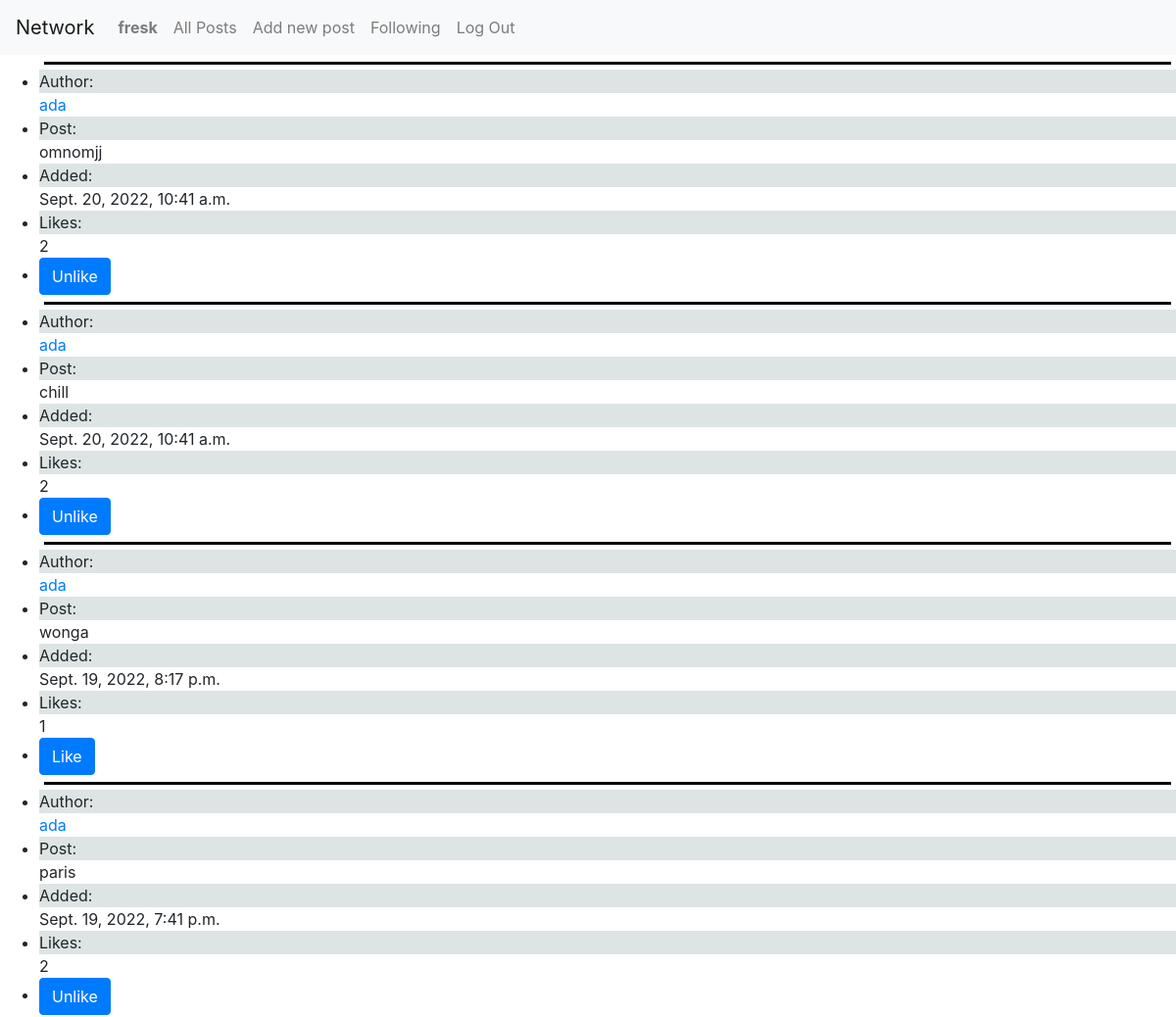
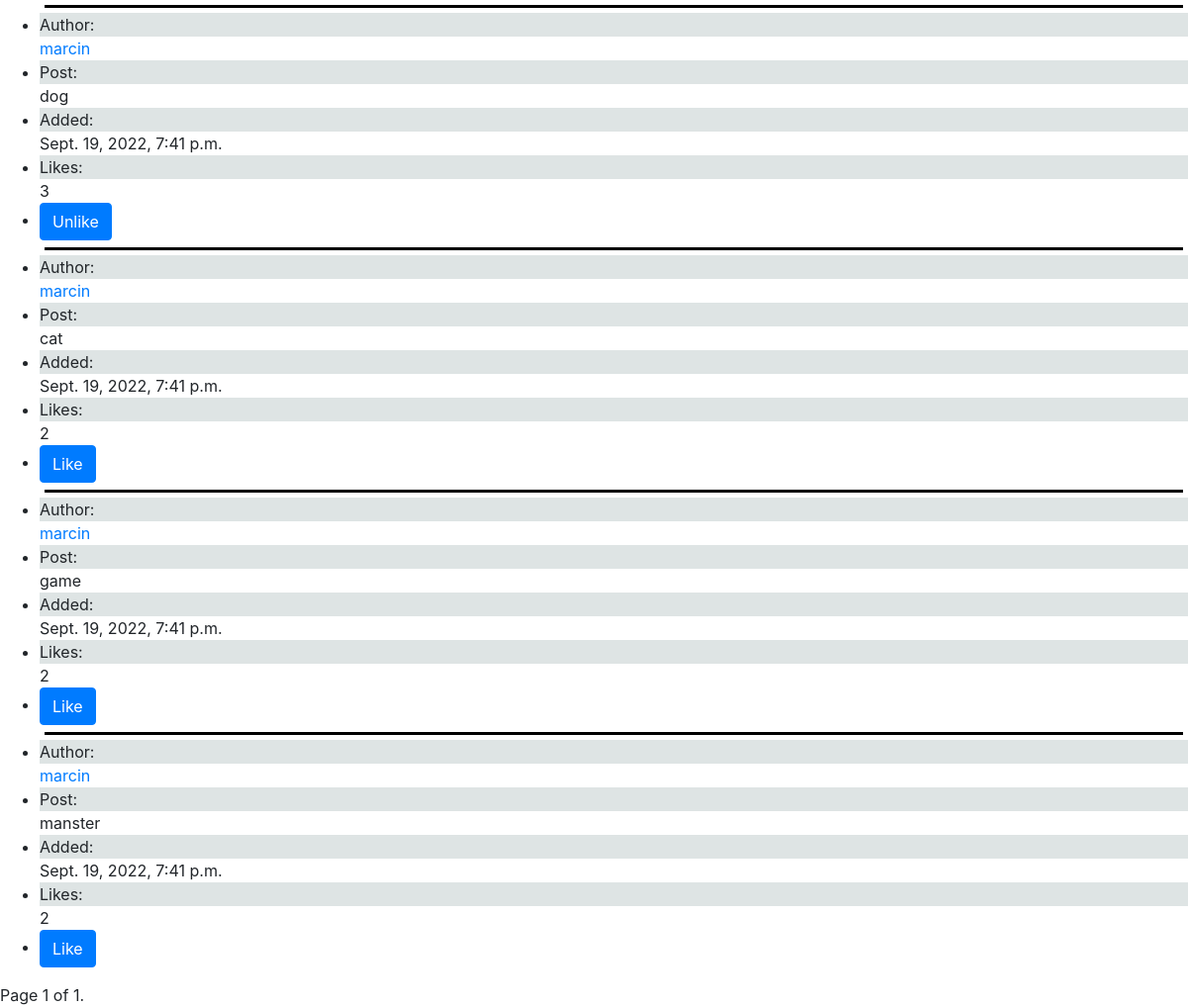
Page /following (signed in) on the committed database (2 pictures, top to bottom).
### network/models.py (models this page shows, shortened)
class User(AbstractUser):
    followers_number = models.IntegerField(default=0)
    following_number = models.IntegerField(default=0)
    followers = models.ManyToManyField("self", blank=True, symmetrical=False, related_name="u_followers")
    following = models.ManyToManyField("self", blank=True,  symmetrical=False, related_name="u_following")

class New_post(models.Model):
    poster = models.ForeignKey(User, on_delete=models.CASCADE, related_name="poster")
    post = models.TextField(max_length=500)
    date = models.DateTimeField(auto_now_add=True)
    likes = models.IntegerField(default=0)
    u_likes = models.ManyToManyField(User, blank=True, related_name="u_likes")

### network/views.py (the view)
# urls.py: path("following", views.following, name="following"),
def following(request):
    user = request.user
    posts_id = []
    for id in user.following.all():
        posts_id.append(id.id)
    posts = list(reversed(New_post.objects.all().filter(poster__in=posts_id)))
    paginator = Paginator(posts, 10)
    page_number = request.GET.get('page')
    page_obj = paginator.get_page(page_number)
    return render(request, "network/following.html", {
        "page_obj": page_obj,
        "page_number": page_number
    })

### network/templates/network/following.html (shortened to what this page needs)
{% extends "network/layout.html" %}
{% block body %}
<ul id="page{{ page_obj.number }}">
    {% for post in page_obj %}
        <div class="line"></div>
        <div>
            <li>
                <div class="grey">Author:</div>
                <a href="{% url 'profile' post.poster.id %}">{{ post.poster }}</a>
            </li>
            <div class="post" id="post_{{ post.id }}">
                <li>
                    <div class="grey">Post:</div><div id="hid_{{ post.id }}">{{ post.post }}</div>
                </li>
            </div>
            <li><div class="grey">Added:</div>{{ post.date }}</li>
            <li><div class="grey">Likes:</div><div id="likes_{{ post.id }}">{{ post.likes }}</li></div>
            {% if user.is_authenticated %}
            <div>
                <li>
                    {% if user in post.u_likes.all %}
                    <button class="btn btn-primary" id="like_{{ post.id }}">Unlike</button>
                    {% else %}
                    <button class="btn btn-primary" id="like_{{ post.id }}">Like</button>
                    {% endif %}
                </li>
            </div>
            {% endif %}
            {% empty %}
            <li>No current posts</li>
        </div>
        {% endfor %}
</ul>
    <div class="pagination">
        <span class="step-links">
            <span class="current">
                Page {{ page_obj.number }} of {{ page_obj.paginator.num_pages }}.
            </span>
        </span>
    </div>
{% endblock %}

### network/templates/network/layout.html (shortened to what this page needs)
{% load static %}
<!DOCTYPE html>
<html lang="en">
    <head>
        <link rel="stylesheet" href="https://stackpath.bootstrapcdn.com/bootstrap/4.4.1/css/bootstrap.min.css">
        <link href="{% static 'network/styles.css' %}" rel="stylesheet">
    </head>
    <body>
        <nav class="navbar navbar-expand-lg navbar-light bg-light">
            <a class="navbar-brand" href="#">Network</a>
            <div>
              <ul class="navbar-nav mr-auto">
                {% if user.is_authenticated %}
                    <li class="nav-item">
                        <a class="nav-link" href="{% url 'profile' user.id %}"><strong>{{ user.username }}</strong></a>
                    </li>
                {% endif %}
                <li class="nav-item">
                  <a class="nav-link" href="{% url 'index' %}">All Posts</a>
                </li>
                {% if user.is_authenticated %}
                    <li class="nav-item">
                        <a class="nav-link" href="{% url 'new_post' %}">Add new post</a>
                    </li>
                    <li class="nav-item">
                        <a class="nav-link" href="{% url 'following' %}">Following</a>
                    </li>
                    <li class="nav-item">
                        <a class="nav-link" href="{% url 'logout' %}">Log Out</a>
                    </li>
                {% endif %}
              </ul>
            </div>
          </nav>
        <div class="body">
            {% block body %}
            {% endblock %}
        </div>
    </body>
</html>

### network/static/network/styles.css (style rules this page uses)
.line { border-bottom: 3px solid black; height: 5px; margin: 5px; }
.grey { background-color: rgba(210, 218, 218, 0.733); }

### rows in the picture
User: username "fresk"
New_post: poster "ada", post "omnomjj", date "Sept. 20, 2022, 10:41 a.m.", likes "2"
New_post: poster "ada", post "chill", date "Sept. 20, 2022, 10:41 a.m.", likes "2"
New_post: poster "ada", post "wonga", date "Sept. 19, 2022, 8:17 p.m.", likes "1"
New_post: poster "ada", post "paris", date "Sept. 19, 2022, 7:41 p.m.", likes "2"
New_post: poster "marcin", post "dog", date "Sept. 19, 2022, 7:41 p.m.", likes "3"
New_post: poster "marcin", post "cat", date "Sept. 19, 2022, 7:41 p.m.", likes "2"
New_post: poster "marcin", post "game", date "Sept. 19, 2022, 7:41 p.m.", likes "2"
New_post: poster "marcin", post "manster", date "Sept. 19, 2022, 7:41 p.m.", likes "2"

### other values in the picture
{{ page_obj.number }} "1"
{{ page_obj.paginator.num_pages }} "1"
